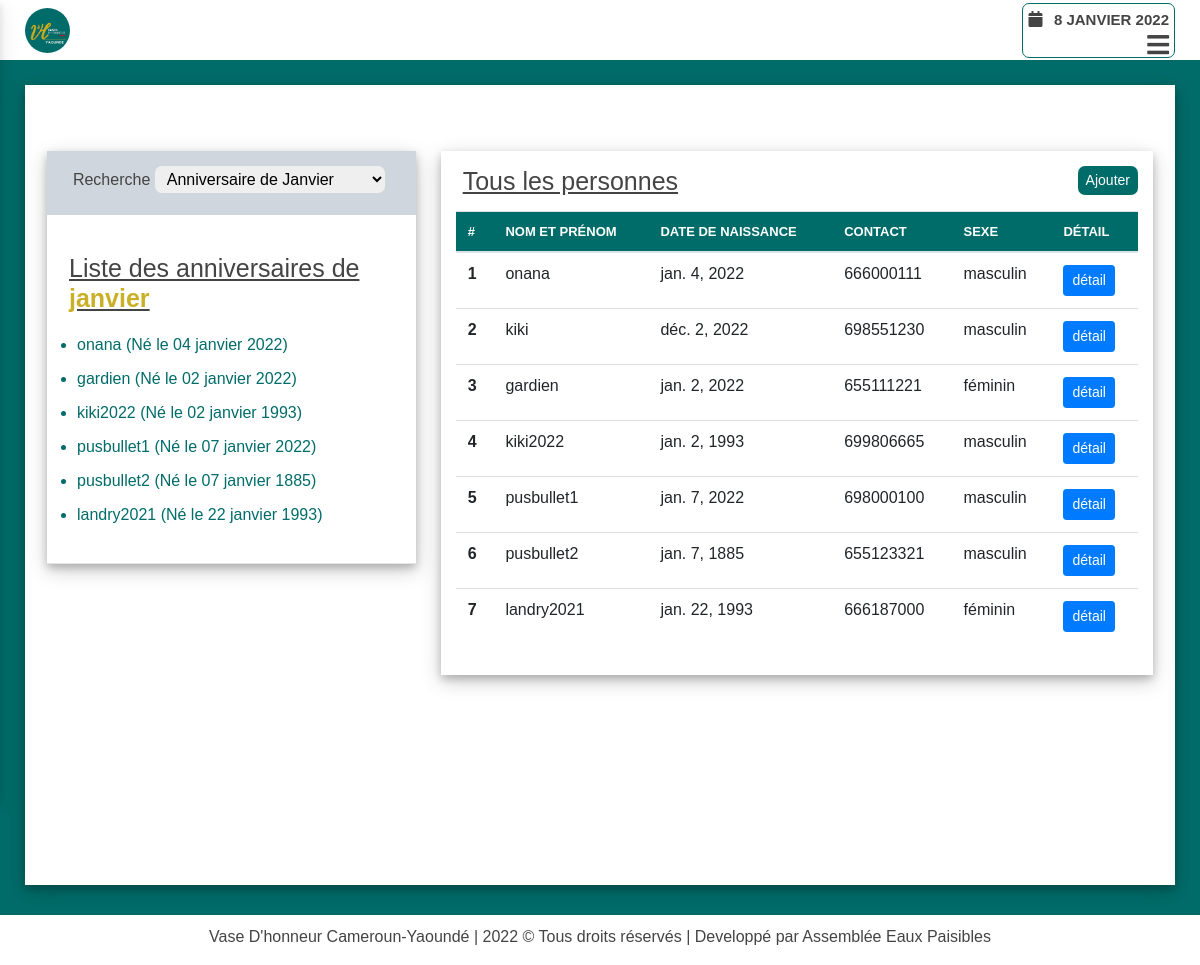
The app's page / (signed in) with its own data.
### evangelisation/models.py (models this page shows, shortened)
class Personne(models.Model):
    SEXE = (
        ('masculin', 'Masculin'),
        ('féminin', 'Féminin')
    )
    nom_et_prenom = models.CharField(max_length=200, unique=True,
        error_messages={'unique':"Une personne avec ce nom et\ou prénom existe déjà"})
    sexe = models.CharField(choices=SEXE, max_length=15, verbose_name='Sexe')
    telephone = models.PositiveIntegerField(unique=True,
                error_messages={'unique':"Une personne avec ce numéro de télephone existe déjà"})
    date_naissance = models.DateField(auto_now=False, auto_now_add=False,
        verbose_name="Date de naissance", help_text="la date doit etre sous format: <b>jour/mois/année</b>. Par ex:12/01/1885")
    created = models.DateTimeField(auto_now_add=True)
    updated = models.DateTimeField(auto_now=True)

### evangelisation/views.py (the view)
@login_required(login_url="user_login")
def notification_app_index(request):
    context = dict()
    personne = None
    personnes = None
    personnes_select_box = None
    anniversaires = None
    jour_actuel = datetime.date.today().day
    mois_actuel = datetime.date.today().month
    annee_actuel = datetime.date.today().year
    pb = Pushbullet('o.fUXYFOfF5oufOF6AlwumRjxIQuvyyHno')
    all_anniv_actuel = Personne.objects.filter(date_naissance__day=jour_actuel, date_naissance__month=mois_actuel)
    if all_anniv_actuel:
        for elt in all_anniv_actuel:
            push = pb.push_note(
                f"Anniversaire de Vase d'honneur cameroun {annee_actuel} : ",
                f"{elt.nom_et_prenom} Né le {elt.date_naissance.day} {month_name(elt.date_naissance.month)} {elt.date_naissance.year}"
            )
    if 'liste-anniv' in request.GET:
        try:
            anniversaires = Personne.objects.filter(date_naissance__month=int(request.GET['liste-anniv']))
            personnes = Personne.objects.filter(date_naissance__month=int(request.GET['liste-anniv']))
            context['mois_select'] = month_name(int(request.GET['liste-anniv']))
        except Personne.DoesNotExist:
            raise Http404("Pages non disponible")
    else:
        anniversaires = Personne.objects.filter(date_naissance__month=datetime.date.today().month)
        all_anniv_actuel = Personne.objects.filter(date_naissance__day=jour_actuel, date_naissance__month=mois_actuel)
        if all_anniv_actuel:
            context['is_you'] = True
        personnes = Personne.objects.all()
        try:
            send(request)
        except:
            print("==========/////*****------+++++++pas de connexion internet pour envoyer les notifications")
    context['anniversaires'] = anniversaires
    context['personnes'] = personnes
    context['personnes_select_box'] = Personne.objects.all()
    context['select_link'] = 'sms'
    return render(request, 'index.html', context)

### evangelisation/templates/index.html (shortened to what this page needs)
{% extends 'base.html' %}
{% load widget_tweaks %}
{% block hamburger %}
    <div class="menu-btn">
        <i class="fas fa-bars"></i>
    </div>
{% endblock hamburger %}
{% block content %}
<div class="home">
    <div class="wrapper-evang">
        <div class="row">
        </div>
        <div class="row">
            <div class="col-lg-4 col-sm-12">
                <div class="wrapper-detail-evang">
                    <div class="evang-dropdow">
                        {% if type_opera == 'ajouter' %}
                            <h2>Ajouter une personne</h2>
                        {% elif type_opera == 'modifier' %}
                            <h2>Vous allez Modifier <b style="color: #c9b026;">{{ pers_select.nom_et_prenom }}</b></h2>
                        {% else %}
                            <form action="{% url 'notification:notification_app_index' %}">
                                <label for="liste-evang">Recherche</label>
                                <select onchange="form.submit()" name="liste-anniv" id="liste-evang">
                                    <option {% if mois_select == 'Janvier' %}selected="true"{% endif %} value="1">Anniversaire de Janvier</option>
                                </select>
                            </form>
                        {% endif %}
                    </div>
                    <dl class="dl-horizontal">
                        <div class="pt-2">
                            {% if type_opera == 'ajouter' %}
                                <form  action="{% url 'notification:notification_app_ajouter_personne' 'ajouter' %}" method="POST">
                                    {% csrf_token %}
                                    <div class="row">
                                        {% for field in form %}
                                            <div class="col-md-6">
                                                <div class="form-group pd {% if field.errors %}has-error{% endif %}">
                                                    <label for="{{ field.id_for_label }}">{{field.label}}</label>
                                                    {% render_field field class="form-control" %}
                                                    <small class="form-text text-muted">{{ field.help_text|safe }}</small>
                                                    {% for error in field.errors %}
                                                        <p class="pt-2 pb-2 pl-2 pr-2 alert alert-danger" style="border-radius: 7px;">
                                                            {{ error }}
                                                        </p>
                                                    {% endfor %}
                                                </div>
                                            </div>
                                        {% endfor %}
                                    </div>
                                    <div class="row">
                                        <div class="form-group text-center">
                                            <button type="submit" class="btn btn-success btn-sm">Ajouter</button>
                                            <a href="{% url 'notification:notification_app_index' %}" class="btn btn-secondary btn-sm">Retour</a>
                                        </div>
                                    </div>
                                </form>
                            {% else %}
                                <div class="row">
                                    <div class="col-md-12">
                                        {% if mois_select %}
                                            <h2>Liste des anniversaires de <b style="color: #c9b026;">{{mois_select}}</b></h2>
                                        {% else %}
                                            <h2>Liste des anniversaires de <b style="color: #c9b026;">{% now "F" %}</b></h2>
                                        {% endif %}
                                    </div>
                                    <div class="col-md-12">
                                        <div class="anniv">
                                            <ul>
                                                {% for anniv in anniversaires %}
                                                    <li>
                                                        {{ anniv.nom_et_prenom }} (Né le {{ anniv.date_naissance|date:"d F Y" }})
                                                    </li>
                                                {% empty %}
                                                    <p style="color: #dc3545;">pas d'anniversaire <i class="fa fa-frown-o"></i>
                                                    </p>
                                                {% endfor %}
                                            </ul>
                                        </div>
                                    </div>
                                </div>
                            {% endif %}
                        </div>
                    </dl>
                </div>
            </div>
            <div class="col-lg-8 col-sm-12">
                <div class="wrapper-detail-participants">
                    <div class="row">
                        <div class="col-sm-10">
                            <h2>Tous les personnes</h2>
                        </div>
                        <div class="col-sm-2">
                            <div class="btn-personne-ajout">
                                <a class="btn btn-success btn-sm" href="{% url 'notification:notification_app_ajouter_personne' 'ajouter'  %}">Ajouter</a>
                            </div>
                        </div>
                    </div>
                    <div class="rempl">
                        <div class="table-responsive tab-elmt scroll-tab-elmt-evang-boss">
                            <table class="table table-hover" id="table-messages">
                                <thead>
                                    <tr>
                                        <th scope="col" rowspan="2">#</th>
                                        <th scope="col" rowspan="2">nom et prénom</th>
                                        <th scope="col" rowspan="2">date de naissance</th>
                                        <th scope="col" rowspan="2">contact</th>
                                        <th scope="col" rowspan="2">sexe</th>
                                        <th scope="col" rowspan="2">Détail</th>
                                    </tr>
                                </thead>
                                <tbody>
                                    {% for pers in personnes %}
                                        <tr {% if pers.id == pers_select.id %} style="background-color: #b1cdec;"{% endif %}>
                                            <th scope="row">{{ forloop.counter }}</th>
                                            <td>{{pers.nom_et_prenom}}</td>
                                            <td>{{pers.date_naissance}}</td>
                                            <td>{{pers.telephone}}</td>
                                            <td>{{pers.sexe}}</td>
                                            <td>
                                                <a class="btn btn-primary btn-sm"
                                                    href="{% url 'notification:notification_app_detail_personne' 'modifier' pers.id %}">
                                                    détail
                                                </a>
                                            </td>
                                        </tr>
                                    {% endfor %}
                                </tbody>
                            </table>
                        </div>
                    </div>
                </div>
            </div>
        </div>
    </div>
</div>
{% endblock content %}

### templates/base.html (shortened to what this page needs)
<html lang="en">
<head>
    {% load static %}
    <link rel="stylesheet" href="{% static 'css_root/bootstrap.min.css' %}">
    <link rel="stylesheet" href="{% static 'css_root/style.css' %}">
    <link rel="stylesheet" href="{% static 'css_root/all.min.css' %}">
    <link rel="stylesheet" href="{% static 'accounts/css/accounts.css' %}">
    <link rel="stylesheet" href="{% static 'evangelisation/css/evangelisation.css' %}">
    <link rel="stylesheet" href="{% static 'css_root/media-query.css' %}">
</head>
<body>
    <div class="app">
        {% load static %}
        <nav class="nav-bar" id="nav-id">
            <div class="logo">
                <a href="{% url 'notification:notification_app_index' %}">
                    <img src="{% static 'images_root/logo/vh-yde.jpg' %}" alt="">
                </a>
            </div>
            <div class="menu-date">
                {% block menu-date %}
                <div class="menu-date1">
                    <i class="fas fa-calendar"></i>
                    <span>
                        {% now "j F Y" %}
                    </span>
                </div>
                {% block hamburger %}
                {% endblock hamburger %}
                {% endblock menu-date %}
            </div>
        </nav>
        <div class="container">
            <div class="wrapper">
                <section id="content">
                    {% block content %}
                    {% endblock content %}
                </section>
            </div>
        </div>
        <div class="wrapper-footer">
            {% block footer %}
            {% include 'layouts/_footer.html' %}
            {% endblock footer %}
        </div>
    </div>
</body>
</html>

### templates/layouts/_sidebar.html (shortened to what this page needs)
{% load static %}

### templates/layouts/_footer.html (shortened to what this page needs)
<div class="container-footer">
    <div class="footer">
        <div class="row">
            <div class="col-md-12">
                <p>
                    Vase D'honneur Cameroun-Yaoundé |  © Tous droits réservés | Developpé par Assemblée Eaux Paisibles
                </p>
            </div>
        </div>
    </div>
</div>

### records on screen
Personne: nom_et_prenom "onana", date_naissance "04 janvier 2022", date_naissance "jan. 4, 2022", telephone "666000111", sexe "masculin"
Personne: nom_et_prenom "gardien", date_naissance "02 janvier 2022", date_naissance "jan. 2, 2022", telephone "655111221", sexe "féminin"
Personne: nom_et_prenom "kiki2022", date_naissance "02 janvier 1993", date_naissance "jan. 2, 1993", telephone "699806665", sexe "masculin"
Personne: nom_et_prenom "pusbullet1", date_naissance "07 janvier 2022", date_naissance "jan. 7, 2022", telephone "698000100", sexe "masculin"
Personne: nom_et_prenom "pusbullet2", date_naissance "07 janvier 1885", date_naissance "jan. 7, 1885", telephone "655123321", sexe "masculin"
Personne: nom_et_prenom "landry2021", date_naissance "22 janvier 1993", date_naissance "jan. 22, 1993", telephone "666187000", sexe "féminin"
Personne: nom_et_prenom "kiki", date_naissance "déc. 2, 2022", telephone "698551230", sexe "masculin"
